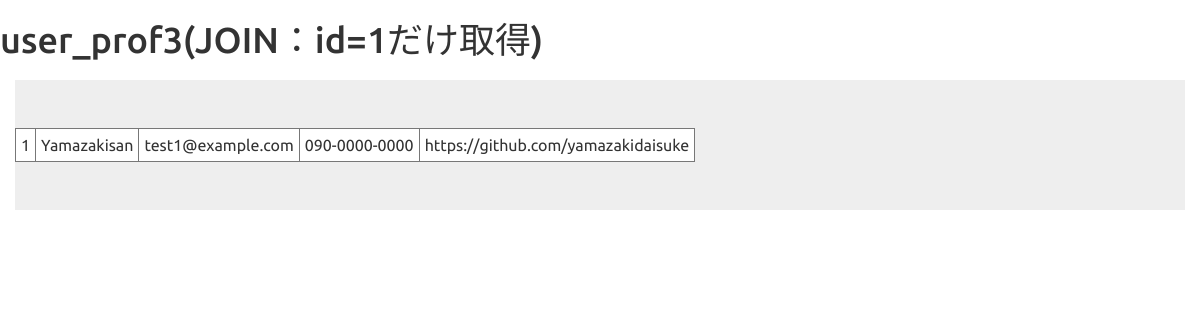
The page /join/user_prof3.php on the database its author committed.
### tables this page shows
CREATE TABLE `userprofs` (
  `id` int(12) NOT NULL,
  `user_id` int(12) NOT NULL,
  `address` varchar(128) NOT NULL,
  `phone` varchar(13) NOT NULL,
  `github_url` varchar(255) NOT NULL
);

CREATE TABLE `users` (
  `id` int(12) NOT NULL,
  `name` varchar(64) NOT NULL,
  `email` varchar(256) NOT NULL,
  `password` varchar(255) NOT NULL
);

### funcs.php (called while the page is built, shortened)
<?php
function h($str){
    return htmlspecialchars($str, ENT_QUOTES);
}

### join/user_prof3.php (the view, shortened to what this page needs)
<?php
include("../funcs.php");
$pdo = db_conn();
$sql = "SELECT * FROM users INNER JOIN userprofs
ON users.id = userprofs.user_id WHERE users.id = 1";
$stmt = $pdo->prepare($sql);
$status = $stmt->execute();
$values =  $stmt->fetchAll(PDO::FETCH_ASSOC);
?>
<!DOCTYPE html>
<html lang="ja">
<head>
<link rel="stylesheet" href="../css/range.css">
<link href="../css/bootstrap.min.css" rel="stylesheet">
</head>
<body id="main">
<header>
  <h1>user_prof3(JOIN：id=1だけ取得)</h1>
</header>
<div>
    <div class="container jumbotron">
      <table id="list">
      <?php foreach($values as $v){  ?>
        <tr>
          <td><?=h($v["id"])?></td>
          <td><?=h($v["name"])?></td>
          <td><?=h($v["email"])?></td>
          <td><?=h($v["phone"])?></td>
          <td><?=h($v["github_url"])?></td>
        </tr>
      <?php } ?>
      </table>
  </div>
</div>
</body>
</html>

### join/user_prof3.php (style rules this page uses)
div { padding: 10px;font-size:16px; }
td { padding:5px; margin:5px;border:1px solid #777; background:#fff; }

### rows shown on the page
userprofs: id "1", user.name "Yamazakisan", user.email "test1@example.com", phone "090-0000-0000", github_url "https://github.com/yamazakidaisuke"
